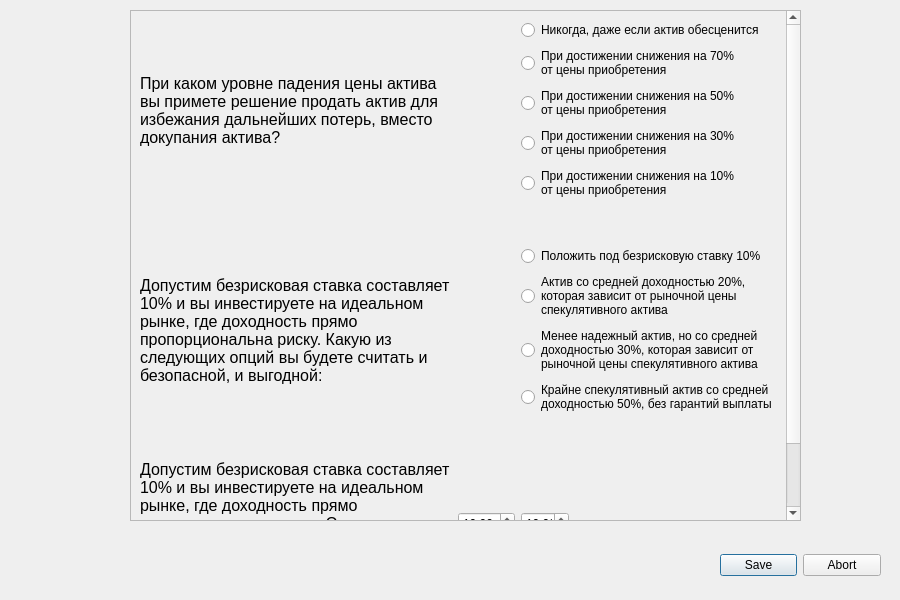
<?xml version="1.0" encoding="UTF-8"?>
<ui version="4.0">
 <class>part_two</class>
 <widget class="QWidget" name="part_two">
  <property name="geometry">
   <rect>
    <x>0</x>
    <y>0</y>
    <width>900</width>
    <height>600</height>
   </rect>
  </property>
  <property name="windowTitle">
   <string>Анкета, часть 2</string>
  </property>
  <widget class="QScrollArea" name="scrollArea">
   <property name="enabled">
    <bool>true</bool>
   </property>
   <property name="geometry">
    <rect>
     <x>130</x>
     <y>10</y>
     <width>671</width>
     <height>511</height>
    </rect>
   </property>
   <property name="widgetResizable">
    <bool>true</bool>
   </property>
   <widget class="QWidget" name="scrollAreaWidgetContents">
    <property name="geometry">
     <rect>
      <x>0</x>
      <y>0</y>
      <width>652</width>
      <height>637</height>
     </rect>
    </property>
    <layout class="QGridLayout" name="gridLayout_2">
     <item row="0" column="0">
      <layout class="QGridLayout" name="gridLayout">
       <property name="sizeConstraint">
        <enum>QLayout::SizeConstraint::SetNoConstraint</enum>
       </property>
       <item row="6" column="0" rowspan="4">
        <widget class="QLabel" name="exp_label">
         <property name="font">
          <font>
           <pointsize>12</pointsize>
          </font>
         </property>
         <property name="text">
          <string>Допустим безрисковая ставка составляет 10% и вы инвестируете на идеальном рынке, где доходность прямо пропорциональна риску. Какую из следующих опций вы будете считать и безопасной, и выгодной:</string>
         </property>
         <property name="wordWrap">
          <bool>true</bool>
         </property>
        </widget>
       </item>
       <item row="3" column="3">
        <widget class="QRadioButton" name="radioButton_4">
         <property name="text">
          <string>При достижении снижения на 30%
от цены приобретения</string>
         </property>
         <attribute name="buttonGroup">
          <string notr="true">buttonGroup</string>
         </attribute>
        </widget>
       </item>
       <item row="1" column="3">
        <widget class="QRadioButton" name="radioButton_2">
         <property name="text">
          <string>При достижении снижения на 70%
от цены приобретения</string>
         </property>
         <attribute name="buttonGroup">
          <string notr="true">buttonGroup</string>
         </attribute>
        </widget>
       </item>
       <item row="2" column="3">
        <widget class="QRadioButton" name="radioButton_3">
         <property name="text">
          <string>При достижении снижения на 50%
от цены приобретения</string>
         </property>
         <attribute name="buttonGroup">
          <string notr="true">buttonGroup</string>
         </attribute>
        </widget>
       </item>
       <item row="5" column="3">
        <spacer name="verticalSpacer">
         <property name="orientation">
          <enum>Qt::Orientation::Vertical</enum>
         </property>
         <property name="sizeHint" stdset="0">
          <size>
           <width>20</width>
           <height>40</height>
          </size>
         </property>
        </spacer>
       </item>
       <item row="7" column="3">
        <widget class="QRadioButton" name="radioButton_7">
         <property name="text">
          <string>Актив со средней доходностью 20%,
которая зависит от рыночной цены
спекулятивного актива</string>
         </property>
         <attribute name="buttonGroup">
          <string notr="true">buttonGroup_2</string>
         </attribute>
        </widget>
       </item>
       <item row="8" column="3">
        <widget class="QRadioButton" name="radioButton_8">
         <property name="text">
          <string>Менее надежный актив, но со средней
доходностью 30%, которая зависит от
рыночной цены спекулятивного актива</string>
         </property>
         <attribute name="buttonGroup">
          <string notr="true">buttonGroup_2</string>
         </attribute>
        </widget>
       </item>
       <item row="10" column="3">
        <spacer name="verticalSpacer_7">
         <property name="orientation">
          <enum>Qt::Orientation::Vertical</enum>
         </property>
         <property name="sizeHint" stdset="0">
          <size>
           <width>20</width>
           <height>40</height>
          </size>
         </property>
        </spacer>
       </item>
       <item row="11" column="0">
        <widget class="QLabel" name="goal_label">
         <property name="font">
          <font>
           <pointsize>12</pointsize>
          </font>
         </property>
         <property name="text">
          <string>Допустим безрисковая ставка составляет 10% и вы инвестируете на идеальном рынке, где доходность прямо пропорциональна риску. Средняя доходность по секторам составляет 20%. Укажите интервал доходностей секторов, которые вы готовы рассматривать</string>
         </property>
         <property name="wordWrap">
          <bool>true</bool>
         </property>
        </widget>
       </item>
       <item row="4" column="3">
        <widget class="QRadioButton" name="radioButton_5">
         <property name="text">
          <string>При достижении снижения на 10%
от цены приобретения</string>
         </property>
         <attribute name="buttonGroup">
          <string notr="true">buttonGroup</string>
         </attribute>
        </widget>
       </item>
       <item row="11" column="2">
        <widget class="QDoubleSpinBox" name="doubleSpinBox_2">
         <property name="minimum">
          <double>10.000000000000000</double>
         </property>
         <property name="singleStep">
          <double>0.500000000000000</double>
         </property>
        </widget>
       </item>
       <item row="0" column="3">
        <widget class="QRadioButton" name="radioButton">
         <property name="text">
          <string>Никогда, даже если актив обесценится</string>
         </property>
         <attribute name="buttonGroup">
          <string notr="true">buttonGroup</string>
         </attribute>
        </widget>
       </item>
       <item row="11" column="3">
        <widget class="QDoubleSpinBox" name="doubleSpinBox">
         <property name="maximumSize">
          <size>
           <width>48</width>
           <height>16777215</height>
          </size>
         </property>
         <property name="minimum">
          <double>10.000000000000000</double>
         </property>
         <property name="singleStep">
          <double>0.500000000000000</double>
         </property>
        </widget>
       </item>
       <item row="0" column="0" rowspan="5">
        <widget class="QLabel" name="name_label">
         <property name="font">
          <font>
           <pointsize>12</pointsize>
          </font>
         </property>
         <property name="text">
          <string>При каком уровне падения цены актива вы примете решение продать актив для избежания дальнейших потерь, вместо докупания актива?</string>
         </property>
         <property name="wordWrap">
          <bool>true</bool>
         </property>
        </widget>
       </item>
       <item row="6" column="3">
        <widget class="QRadioButton" name="radioButton_6">
         <property name="text">
          <string>Положить под безрисковую ставку 10%</string>
         </property>
         <attribute name="buttonGroup">
          <string notr="true">buttonGroup_2</string>
         </attribute>
        </widget>
       </item>
       <item row="9" column="3">
        <widget class="QRadioButton" name="radioButton_9">
         <property name="text">
          <string>Крайне спекулятивный актив со средней
доходностью 50%, без гарантий выплаты</string>
         </property>
         <attribute name="buttonGroup">
          <string notr="true">buttonGroup_2</string>
         </attribute>
        </widget>
       </item>
      </layout>
     </item>
    </layout>
   </widget>
  </widget>
  <widget class="QDialogButtonBox" name="buttons_next">
   <property name="geometry">
    <rect>
     <x>720</x>
     <y>550</y>
     <width>161</width>
     <height>31</height>
    </rect>
   </property>
   <property name="standardButtons">
    <set>QDialogButtonBox::StandardButton::Abort|QDialogButtonBox::StandardButton::Save</set>
   </property>
  </widget>
 </widget>
 <resources/>
 <connections/>
 <buttongroups>
  <buttongroup name="buttonGroup"/>
  <buttongroup name="buttonGroup_2"/>
 </buttongroups>
</ui>
